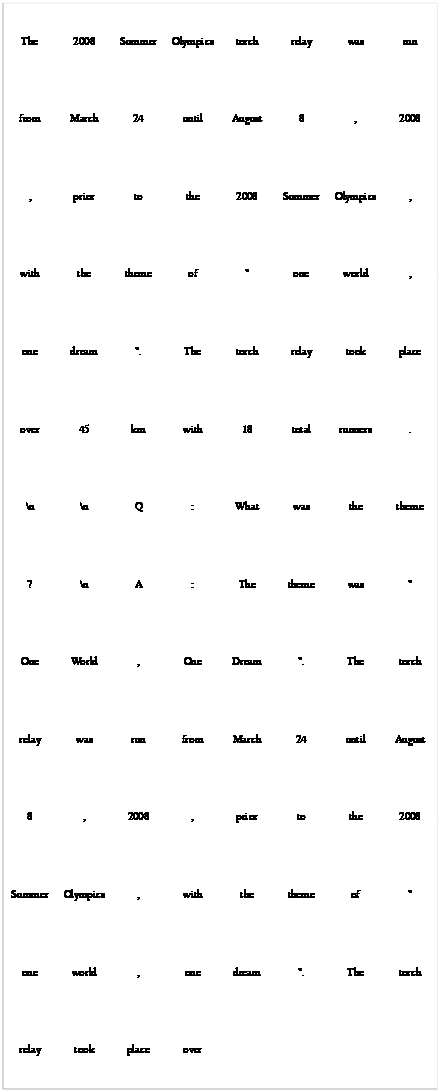

Here is the notebook cell this chart was saved with:
### Code cell
import altair as alt
import pandas as pd
alt.data_transformers.enable("vegafusion")


def attn_viz(prompt_tokens, generated_sequence_tokens, generated_token_avg_attns, width, scale):
    """
    prompt_tokens should be the Tensor of token IDs from the prompt, 1 x (prompt len)
    generated_sequence should be the raw sequence from huggingface .generate(), including both prompt and generated tokens.
    generated_token_avg_attns should be a sequence with len(generated tokens), where each element is a sequence with len(tokens through generated token, including prompt)
    """
    df = _prepare_attn_df(prompt_tokens, generated_sequence_tokens,
                          generated_token_avg_attns)
    _show_attn_chart(df, width, scale)


def _printable_token_text(token):
    return tokenizer.decode(token).replace('\n', '\\n')


def _prepare_attn_df(prompt_tokens, generated_sequence_tokens, generated_token_avg_attns):
    inspect_shape('generated_sequence_tokens', generated_sequence_tokens)
    inspect_shape('list(generated_sequence_tokens)',
                  list(generated_sequence_tokens))
    rows = []

    num_prompt_tokens = prompt_tokens.shape[1]

    # TODO: Make this much more efficient.
    # - Tensor iteration
    # - Don't both generating rows for attn_from a prompt token
    for token_idx, token_id_tensor in enumerate(generated_sequence_tokens):
        token_id = token_id_tensor.item()
        for attn_from_idx in range(len(generated_sequence_tokens)):
            if attn_from_idx < num_prompt_tokens:
                attn = 0
            else:
                generated_idx = attn_from_idx - num_prompt_tokens
                generated_token_avg_attn = generated_token_avg_attns[generated_idx]
                if token_idx < generated_token_avg_attn.shape[0]:
                    attn = generated_token_avg_attn[token_idx].item()
                else:  # If this token is in the future it cannot receive attention from a past token
                    attn = 0

            rows.append({
                'token_idx': token_idx,
                'token_id': token_id,
                'token_text': _printable_token_text(token_id),
                'attn_from_idx': attn_from_idx,
                'attn': attn
            })

    df = pd.DataFrame(rows)
    display(df)

    # for source_token_idx, generated_token_avg_attn in enumerate(generated_token_avg_attns):
    #     for target_token_idx, target_token_attn in enumerate(list(generated_token_avg_attn)):
    #         rows.append({
    #             'source_token_idx': source_token_idx,
    #             'source_token_id': generated_sequence_tokens
    #         })
    # df = pd.DataFrame({'token_id': generated_sequence_tokens, 'token_text': map(
    #     _printable_token_text, generated_sequence_tokens)})

    # attn_from_cols = [f'token_attn_from_{i}' for i in range(
    #     len(generated_sequence_tokens))]
    # df = df.reindex(columns=['token_id', 'token_text'] +
    #                 attn_from_cols, fill_value=0.0)
    # df['token_idx'] = df.index
    # df['token_attn_col'] = df['token_idx'].apply(
    #     lambda idx: 'token_attn_col_{}'.format(idx))

    # # Generated tokens give attention to preceding tokens
    # # TODO: Make this more efficient, maybe with an entire matrix instead of setting each vector?
    # for token_idx, generated_token_avg_attn in enumerate(generated_token_avg_attns):
    #     # inspect_shape('generated_token_avg_attn', generated_token_avg_attn)
    #     # print('prompt tokens shape', prompt_tokens.shape)
    #     absolute_token_idx = prompt_tokens.shape[1] + token_idx
    #     df.loc[:len(generated_token_avg_attn) - 1,
    #            f'token_attn_from_{absolute_token_idx}'] = list(generated_token_avg_attn)
    # # display(df)
    return df


def _show_attn_chart(df, width, scale):
    """
    df should have columns:
      token_idx: absolute index of token within sequence, including prompt tokens
      token_id: int representation of token
      token_text: string representation of token
      attn_from_idx: 
      attn: 
    width in pixels, of total visualization
    scale in float, 1.0 is normal scale (48px x 24px boxes)
    """

    chart_df = df.copy()

    # Add x and y information to the tokens based on the calculated number of tokens that can fit the given width
    tokens_w = width // (scale * 48)
    chart_df['x'] = chart_df['token_idx'].apply(lambda idx: idx % tokens_w)
    chart_df['y'] = chart_df['token_idx'].apply(lambda idx: idx // tokens_w)

    # display(chart_df)

    selected_token = alt.selection_point(
        on='mouseover', name='SelectedToken', fields=['token_idx'], empty=False)

    # selected_token_from = selected_token.project()

    base = alt.Chart(chart_df).encode(
        x=alt.X('x:N').title('').axis(labels=False, ticks=False),
        y=alt.Y('y:N').title('').axis(labels=False, ticks=False)
    ).properties(
        width=width,
        # Number of columns times height of each box
        height=(len(df.index) // tokens_w) * (scale * 24)
        # ).transform_calculate(
        #     selected_attn=f'datum[{selected_token.name}]'
        # ).add_params(
        #     selected_token
    )

    highlight = base.mark_rect().encode(
        color=alt.Color('selected_attn:Q').scale(
            scheme='tealblues').legend(None)
        # color=alt.condition(
        #     alt.datum.y > selected_token.y,
        #     alt.value('red'),
        #     alt.value('lightgray')
        # )
        # ).transform_calculate(
        #     selected_attn=f'datum[{selected_token.name}]'
        # ).add_params(
        #     highlight_param,
        #     selected_token
    ).transform_filter(
        selected_token
    )

    text = base.mark_text(baseline='middle', fontSize=(scale * 10)).encode(
        text=alt.condition(selected_token, alt.value('###'), 'token_text:N')
    ).add_params(
        selected_token
    )

    display(highlight + text)


def average_token_attn(token_attn):
    # TODO: Make this more efficient using torch tensor operations instead of splitting lists
    layer_avg_attns = []
    for layer_idx, layer_attn in enumerate(token_attn):
        # print('layer_idx', layer_idx)
        # Take mean across model's attention heads
        layer_avg_attn = layer_attn.squeeze(0).mean(dim=0)
        # inspect_shape('layer_avg_attn', layer_avg_attn)
        layer_avg_attn_cleaned = torch.concat([
            torch.tensor([0.]),  # First entry is null attention, set it to 0
            # Remove all tokens except the most recent (since the first token generated has entire prompts' worth of attention generated) and remove the first entry
            layer_avg_attn[-1][1:],
            torch.tensor([0.]),  # Add a 0 for the current token itself
        ])
        # inspect_shape('layer_avg_attn_cleaned', layer_avg_attn_cleaned)
        layer_avg_attn_normalized = layer_avg_attn_cleaned / layer_avg_attn_cleaned.sum()
        # inspect_shape('layer_avg_attn_normalized', layer_avg_attn_normalized)
        layer_avg_attns.append(layer_avg_attn_normalized)
    # inspect_shape('layer_avg_attns', layer_attn)
    return torch.stack(layer_avg_attns).mean(dim=0)


def generate_and_attn(prompt):
    prompt_tokens = tokenizer.encode(prompt, return_tensors='pt')
    # inspect_shape('tokens', prompt_tokens)

    outputs = model.generate(prompt_tokens, max_new_tokens=48,
                             output_attentions=True, return_dict_in_generate=True, pad_token_id=tokenizer.eos_token_id)
    # inspect_shape('outputs', outputs)
    # token_avg_attn = average_token_attn(outputs.attentions[1])
    # inspect_shape('token_avg_attn', token_avg_attn)
    # print(token_avg_attn)
    # for token in outputs.sequences[0]:
    #     print(token, tokenizer.decode(token), end=', ')
    generated_token_avg_attns = list(map(
        average_token_attn, outputs.attentions))
    inspect_shape('generated_token_avg_attns', generated_token_avg_attns)

    # inspect_shape('outputs.sequences[0]', outputs.sequences[0])
    attn_viz(prompt_tokens,
             outputs.sequences[0], generated_token_avg_attns, 800, 2.0)


PROMPT = """
The 2008 Summer Olympics torch relay was run from March 24 until August 8, 2008, prior to the 2008 Summer Olympics, with the theme of "one world, one dream". The torch relay took place over 45km with 18 total runners.

Q: What was the theme?
A:
""".strip()

generate_and_attn(PROMPT)

### Figure 1 — Vega specification as saved in the notebook (floating-point values rounded to 4 significant figures; data arrays with more than 128 entries replaced by an {"elided": "..."} marker saying what was removed)
{"$schema": "https://vega.github.io/schema/vega/v5.json", "data": [{"name": "SelectedToken_store"}, {"name": "source_0", "values": {"elided": "11664 records"}}, {"name": "data_0", "source": "source_0", "transform": [{"type": "filter", "expr": "length(data(\"SelectedToken_store\")) && vlSelectionTest(\"SelectedToken_store\", datum)"}, {"type": "filter", "expr": "isValid(datum[\"selected_attn\"]) && isFinite(+datum[\"selected_attn\"])"}, {"type": "project", "fields": ["selected_attn", "x", "y"]}]}, {"name": "data_0_x_domain_x_0", "source": "data_0", "transform": [{"type": "aggregate", "groupby": ["x"], "fields": [], "ops": [], "as": []}, {"type": "formula", "expr": "datum['x']", "as": "sort_field"}, {"type": "project", "fields": ["x"]}]}, {"name": "source_0_x_domain_x_1", "values": [{"x": 0.0}, {"x": 1.0}, {"x": 2.0}, {"x": 3.0}, {"x": 4.0}, {"x": 5.0}, {"x": 6.0}, {"x": 7.0}]}, {"name": "data_0_y_domain_y_0", "source": "data_0", "transform": [{"type": "aggregate", "groupby": ["y"], "fields": [], "ops": [], "as": []}, {"type": "formula", "expr": "datum['y']", "as": "sort_field"}, {"type": "project", "fields": ["y"]}]}, {"name": "source_0_y_domain_y_1", "values": [{"y": 0.0}, {"y": 1.0}, {"y": 2.0}, {"y": 3.0}, {"y": 4.0}, {"y": 5.0}, {"y": 6.0}, {"y": 7.0}, {"y": 8.0}, {"y": 9.0}, {"y": 10.0}, {"y": 11.0}, {"y": 12.0}, {"y": 13.0}]}, {"name": "data_0_color_domain_selected_attn", "source": "data_0", "transform": [{"type": "formula", "expr": "+datum['selected_attn']", "as": "selected_attn"}, {"type": "aggregate", "groupby": [], "fields": ["selected_attn", "selected_attn"], "ops": ["min", "max"], "as": ["min", "max"]}]}], "signals": [{"name": "unit", "value": {}, "on": [{"events": "pointermove", "update": "isTuple(group()) ? group() : unit"}]}, {"name": "SelectedToken", "update": "vlSelectionResolve(\"SelectedToken_store\", \"union\", true, true)"}, {"name": "SelectedToken_tuple", "on": [{"events": [{"source": "scope", "type": "mouseover"}], "update": "datum && item().mark.marktype !== 'group' && indexof(item().mark.role, 'legend') < 0 ? {unit: \"view_1\", fields: SelectedToken_tuple_fields, values: [(item().isVoronoi ? datum.datum : datum)[\"token_idx\"]]} : null", "force": true}, {"events": [{"source": "view", "type": "dblclick"}], "update": "null"}]}, {"name": "SelectedToken_tuple_fields", "value": [{"type": "E", "field": "token_idx"}]}, {"name": "SelectedToken_toggle", "value": false, "on": [{"events": [{"source": "scope", "type": "mouseover"}], "update": "event.shiftKey"}, {"events": [{"source": "view", "type": "dblclick"}], "update": "false"}]}, {"name": "SelectedToken_modify", "on": [{"events": {"signal": "SelectedToken_tuple"}, "update": "modify(\"SelectedToken_store\", SelectedToken_toggle ? null : SelectedToken_tuple, SelectedToken_toggle ? null : true, SelectedToken_toggle ? SelectedToken_tuple : null)"}]}], "marks": [{"type": "rect", "name": "layer_0_marks", "from": {"data": "data_0"}, "encode": {"update": {"width": {"signal": "max(0.25, bandwidth('x'))"}, "fill": {"field": "selected_attn", "scale": "color"}, "description": {"signal": "\"x: \" + (isValid(datum[\"x\"]) ? datum[\"x\"] : \"\"+datum[\"x\"]) + \"; y: \" + (isValid(datum[\"y\"]) ? datum[\"y\"] : \"\"+datum[\"y\"]) + \"; selected_attn: \" + (format(datum[\"selected_attn\"], \"\"))"}, "y": {"field": "y", "scale": "y"}, "height": {"signal": "max(0.25, bandwidth('y'))"}, "x": {"field": "x", "scale": "x"}}}, "style": ["rect"], "interactive": false}, {"type": "text", "name": "view_1_marks", "from": {"data": "source_0"}, "encode": {"update": {"baseline": {"value": "middle"}, "align": {"value": "center"}, "x": {"field": "x", "scale": "x", "band": 0.5}, "fill": {"value": "black"}, "fontSize": {"value": 20}, "y": {"field": "y", "scale": "y", "band": 0.5}, "text": [{"value": "###", "test": "length(data(\"SelectedToken_store\")) && vlSelectionTest(\"SelectedToken_store\", datum)"}, {"signal": "isValid(datum[\"token_text\"]) ? datum[\"token_text\"] : \"\"+datum[\"token_text\"]"}], "description": {"signal": "\"x: \" + (isValid(datum[\"x\"]) ? datum[\"x\"] : \"\"+datum[\"x\"]) + \"; y: \" + (isValid(datum[\"y\"]) ? datum[\"y\"] : \"\"+datum[\"y\"]) + \"; token_text: \" + (isValid(datum[\"token_text\"]) ? datum[\"token_text\"] : \"\"+datum[\"token_text\"])"}}}, "style": ["text"], "interactive": true}], "scales": [{"name": "x", "type": "band", "domain": {"fields": [{"data": "data_0_x_domain_x_0", "field": "x"}, {"data": "source_0_x_domain_x_1", "field": "x"}], "sort": true}, "range": [0, {"signal": "width"}], "paddingInner": 0, "paddingOuter": 0}, {"name": "y", "type": "band", "domain": {"fields": [{"data": "data_0_y_domain_y_0", "field": "y"}, {"data": "source_0_y_domain_y_1", "field": "y"}], "sort": true}, "range": [0, {"signal": "height"}], "paddingInner": 0, "paddingOuter": 0}, {"name": "color", "type": "linear", "domain": [{"signal": "(data(\"data_0_color_domain_selected_attn\")[0] || {}).min"}, {"signal": "(data(\"data_0_color_domain_selected_attn\")[0] || {}).max"}], "range": {"scheme": "tealblues"}, "interpolate": "hcl", "zero": false}], "axes": [{"scale": "x", "labelAngle": 270, "orient": "bottom", "zindex": 1, "labelAlign": "right", "labelBaseline": "middle", "ticks": false, "grid": false, "labels": false}, {"scale": "y", "orient": "left", "ticks": false, "zindex": 1, "grid": false, "labels": false}], "padding": 5, "height": 69984, "style": "cell", "background": "white", "width": 800}
